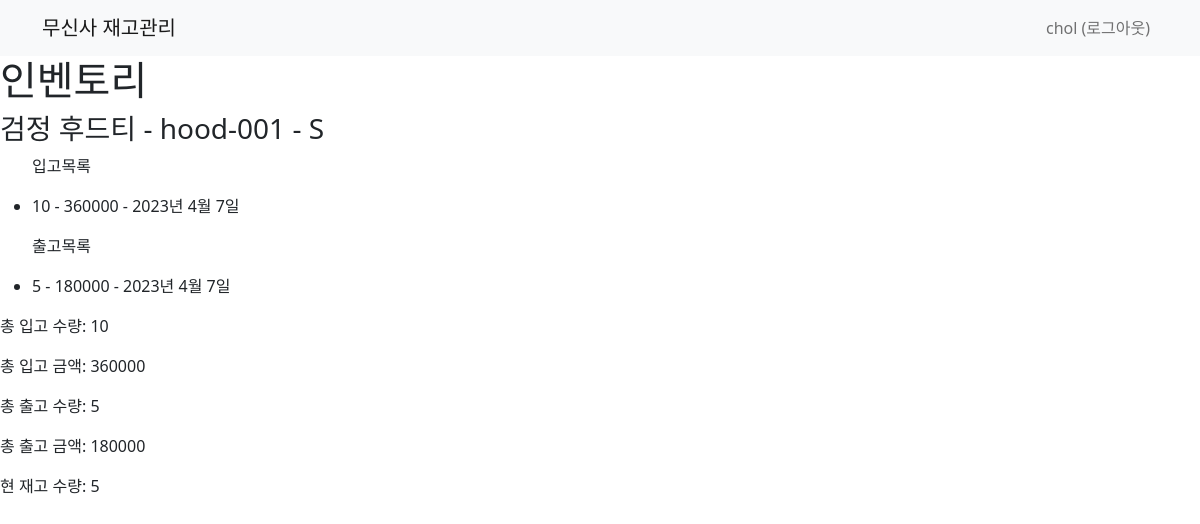
The page /erp/inventory/20 (signed in) on the database its author committed.
### erp/models.py (models this page shows, shortened)
class Product(models.Model):
    code = models.CharField(max_length=10)
    name = models.CharField(max_length=10)
    description = models.TextField()
    price = models.DecimalField(max_digits=10, decimal_places=0)
    sizes = (
        ('S', 'Small'),
        ('M', 'Medium'),
        ('L', 'Large'),
        ('XL', 'Xtra Large'),
        ('F', 'Free'),
    )
    size = models.CharField(choices=sizes, max_length=2)
    stock_quantity = models.PositiveIntegerField(default=0)
    """
    choices 매개변수는 Django 모델 필드에서 사용하는 매개변수 중 하나로
    해당 필드에서 선택 가능한 옵션을 지정하는 역할을 합니다.
    변수를 통해 튜플 리스트를 받으면 첫번째 요소는 실제 DB에 저장되는 값이 되고,
    두번째 요소는 사용자가 볼 수 있는 레이블(옵션의 이름 됩니다.
    """

class Inbound(models.Model):
    product = models.ForeignKey(Product, on_delete=models.CASCADE)
    quantity = models.DecimalField(max_digits=3, decimal_places=0)
    inbound_date = models.DateField()
    amount = models.DecimalField(max_digits=10, decimal_places=0)

class Outbound(models.Model):
    product = models.ForeignKey(Product, on_delete=models.CASCADE)
    quantity = models.DecimalField(max_digits=3, decimal_places=0)
    outbound_date = models.DateField()
    amount = models.DecimalField(max_digits=10, decimal_places=0)

class Inventory(models.Model):
    product = models.OneToOneField(Product, on_delete=models.CASCADE)
    stock_quantity = models.PositiveIntegerField(default=0)

### erp/views.py (the view)
# urls.py: path('erp/inventory/<int:product_id>', views.inventory, name='product_inventory'),
@login_required
def inventory(request, product_id):
    product = get_object_or_404(Product, pk=product_id)
    inven = Inventory.objects.filter(product=product).first()
    if not inven:
        inven = Inventory(product=product)
    total_inbounds_quantity = 0
    total_inbounds_price = 0
    total_outbounds_quantity = 0
    total_outbounds_price = 0
    inbounds = product.inbound_set.all()
    for inbound in inbounds:
        total_inbounds_quantity += inbound.quantity
        total_inbounds_price += inbound.amount
    outbounds = product.outbound_set.all()
    for outbound in outbounds:
        total_outbounds_quantity += outbound.quantity
        total_outbounds_price += outbound.amount
    inven.stock_quantity = total_inbounds_quantity - total_outbounds_quantity
    inven.save()
    context = {'inventory': inven,
               'product': product,
               'inbounds': inbounds,
               'outbounds': outbounds,
               'total_inbounds_quantity': total_inbounds_quantity,
               'total_outbounds_quantity': total_outbounds_quantity,
               'total_inbounds_price': total_inbounds_price,
               'total_outbounds_price': total_outbounds_price,
               }
    return render(request, 'erp/inventory.html', context)

### templates/erp/inventory.html
{% extends 'base.html' %}
{% block content %}
    <h1>인벤토리</h1>
    <h3>{{ product.name }} - {{ product.code }} - {{ product.size }}</h3>
    <ul>
    <p>입고목록</p>
    {% for inbound in inbounds %}
        <li>{{ inbound.quantity }} - {{ inbound.amount }} - {{ inbound.inbound_date }}</li>
    {% endfor %}
    </ul>
    <ul>
    <p>출고목록</p>
    {% for outbound in outbounds %}
        <li>{{ outbound.quantity }} - {{ outbound.amount }} - {{ outbound.outbound_date }}</li>
    {% endfor %}
    </ul>
    <p>총 입고 수량: {{ total_inbounds_quantity }}</p>
    <p>총 입고 금액: {{ total_inbounds_price }}</p>
    <p>총 출고 수량: {{ total_outbounds_quantity }}</p>
    <p>총 출고 금액: {{ total_outbounds_price }}</p>
    <p>현 재고 수량: {{ inventory.stock_quantity }}</p>
{% endblock %}

### templates/base.html (shortened to what this page needs)
<!DOCTYPE html>
<html lang="en">
<head>
    <link href="https://cdn.jsdelivr.net/npm/bootstrap@5.0.0-beta3/dist/css/bootstrap.min.css" rel="stylesheet"
>
</head>
<body>
<nav class="navbar navbar-expand-lg navbar-light bg-light">
    <div class="container">
        <a class="navbar-brand" href="/">무신사 재고관리</a>
        <form class="form-inline my-2 my-lg-0">
            <ul class="navbar-nav mr-auto">
                {% if user.is_authenticated %}
                <a class="nav-link" href="{% url 'accounts:logout' %}">{{ user.username }} (로그아웃)</a>
                {% endif %}
            </ul>
        </form>
    </div>
</nav>
{% block content %}
{% endblock %}
</body>
</html>

### rows shown on the page
Product: name "검정 후드티", code "hood-001", size "S"
Inbound: quantity "10", amount "360000", inbound_date "2023년 4월 7일"
Outbound: quantity "5", amount "180000", outbound_date "2023년 4월 7일"
Inventory: stock_quantity "5"

### other values the page prints
{{ user.username }} "chol"
{{ total_inbounds_quantity }} "10"
{{ total_inbounds_price }} "360000"
{{ total_outbounds_quantity }} "5"
{{ total_outbounds_price }} "180000"
